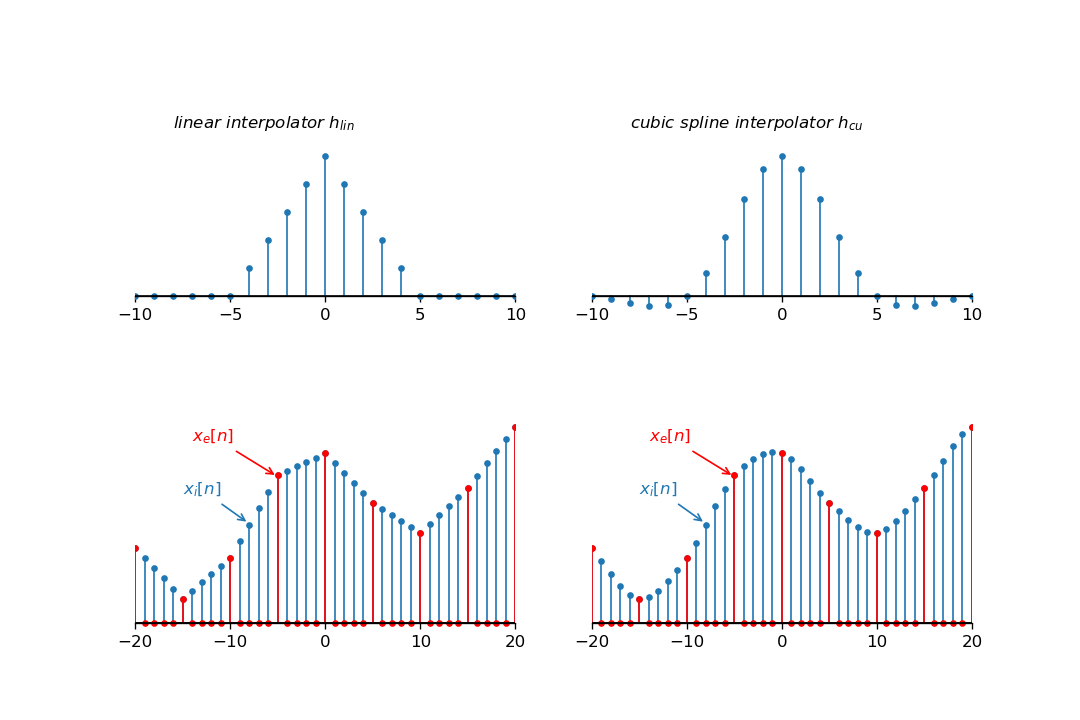

Reproduce this figure in Python.
import numpy as np
import matplotlib.pyplot as plt

def axesCross(ax):
    ax.spines['left'].set_position('zero')
    ax.spines['bottom'].set_position('zero')
    ax.spines['right'].set_color('none')
    ax.spines['top'].set_color('none')

def periodization(f, T, times, ax=None):
    limit = np.floor(T*times/2)
    x = np.arange(-limit, limit, .1)
    sumY = 0
    for n in np.arange(times):
        y1 = f(x-T*n)
        sumY = sumY + y1
        if ax is not None:
            ax.plot(x, y1, color='C0', linestyle=':')
            ax.fill_between(x, 0, y1, facecolor='#999999', alpha=.5)

        if n != 0:
            y2 = f(x+T*n)
            sumY = sumY + y2
            if ax is not None:
                ax.plot(x, y2, color='C0', linestyle=':')
                ax.fill_between(x, 0, y2, facecolor='#999999', alpha=.5)
    return x, sumY

fig = plt.figure(figsize=(9, 6), dpi=120)
(ax1, ax2), (ax3, ax4) = fig.subplots(2, 2)


a = -.5
L = 5

f = lambda x: np.sin(x+1)+.6*np.sin(.1*(x+1))+2
g = lambda x: np.where(x%L==0, 1, 0)

flin = lambda x: np.where(np.abs(x)<=L, -1.0*np.abs(x)/L+1, 0)
fcu  = lambda x: np.where(np.abs(x)<=L, (a+2)*((1.0*np.abs(x)/L)**3) - (a+3)*((1.0*np.abs(x)/L)**2) + 1, \
                 np.where(np.abs(x)<=2*L, a*((1.0*np.abs(x)/L)**3) - 5*a*((1.0*np.abs(x)/L)**2) + 8*a*(1.0*np.abs(x)/L) - 4*a, \
       0))


x1 = np.arange(-30, 30, 1)
x2 = np.arange(-30, 30, 3)

x3 = np.arange(-6, 7, 1)

axesCross(ax1)
ax1.spines['left'].set_color('none')
ax1.set_xlim(-10, 10)
ax1.set_ylim(-.3, 1.5)
ax1.yaxis.set_ticks([])
markers1, stemlines1, baseline1 = ax1.stem(x1, flin(x1))
plt.setp(markers1, 'markersize', 3)
plt.setp(stemlines1, 'linewidth', 1)
plt.setp(baseline1, 'color', 'k', 'linewidth', 1)
ax1.annotate(r"$linear\ interpolator\ h_{lin}$", xy=(0, 0), xytext=(-8, 1.2))

axesCross(ax2)
ax2.spines['left'].set_color('none')
ax2.set_xlim(-10, 10)
ax2.set_ylim(-.3, 1.5)
ax2.yaxis.set_ticks([])
markers2, stemlines2, baseline2 = ax2.stem(x1, fcu(x1))
plt.setp(markers2, 'markersize', 3)
plt.setp(stemlines2, 'linewidth', 1)
plt.setp(baseline2, 'color', 'k', 'linewidth', 1)
ax2.annotate(r"$cubic\ spline\ interpolator\ h_{cu}$", xy=(0, 0), xytext=(-8, 1.2))

axesCross(ax3)
ax3.spines['left'].set_color('none')
ax3.set_xlim(-20, 20)
ax3.set_ylim(-.3, 4)
ax3.yaxis.set_ticks([])
markers3a, stemlines3a, baseline3a = ax3.stem(x1-1, np.convolve(f(x1)*g(x1), flin(x1), mode='same'))
plt.setp(markers3a, 'markersize', 3)
plt.setp(stemlines3a, 'linewidth', 1)
plt.setp(baseline3a, 'color', 'k', 'linewidth', 1)
markers3b, stemlines3b, baseline3b = ax3.stem(x1, f(x1)*g(x1))
plt.setp(markers3b, 'color', 'r', 'markersize', 3)
plt.setp(stemlines3b, 'color', 'r', 'linewidth', 1)
plt.setp(baseline3b, 'color', 'k', 'linewidth', 1)
ax3.annotate(r"$x_e[n]$", xy=(-5, 2.5), xytext=(-14, 3.1), arrowprops=dict(arrowstyle='->', color='r'), color='r')
ax3.annotate(r"$x_i[n]$", xy=(-8, 1.7), xytext=(-15, 2.2), arrowprops=dict(arrowstyle='->', color='C0'), color='C0')

axesCross(ax4)
ax4.spines['left'].set_color('none')
ax4.set_xlim(-20, 20)
ax4.set_ylim(-.3, 4)
ax4.yaxis.set_ticks([])
markers4a, stemlines4a, baseline4a = ax4.stem(x1-1, np.convolve(f(x1)*g(x1), fcu(x1), mode='same'))
plt.setp(markers4a, 'markersize', 3)
plt.setp(stemlines4a, 'linewidth', 1)
plt.setp(baseline4a, 'color', 'k', 'linewidth', 1)
markers4b, stemlines4b, baseline4b = ax4.stem(x1, f(x1)*g(x1))
plt.setp(markers4b, 'color', 'r', 'markersize', 3)
plt.setp(stemlines4b, 'color', 'r', 'linewidth', 1)
plt.setp(baseline4b, 'color', 'k', 'linewidth', 1)
ax4.annotate(r"$x_e[n]$", xy=(-5, 2.5), xytext=(-14, 3.1), arrowprops=dict(arrowstyle='->', color='r'), color='r')
ax4.annotate(r"$x_i[n]$", xy=(-8, 1.7), xytext=(-15, 2.2), arrowprops=dict(arrowstyle='->', color='C0'), color='C0')

plt.show()
fig.savefig("simple_interpolation.png", format='png')
